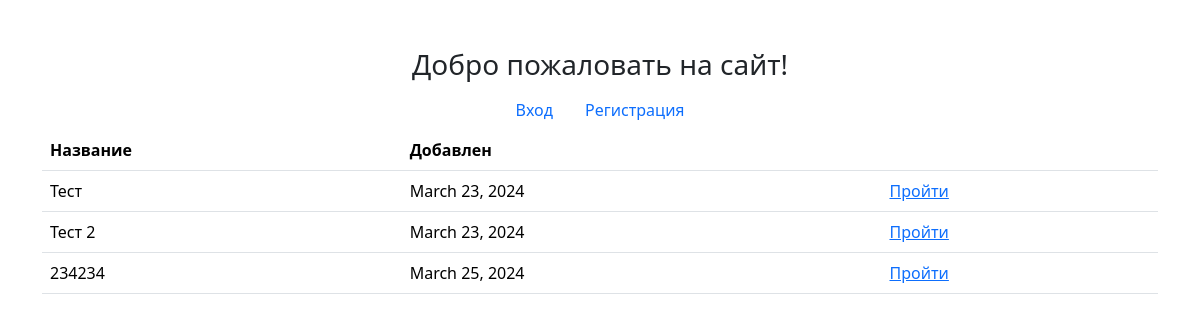
Before: / with the older database file.
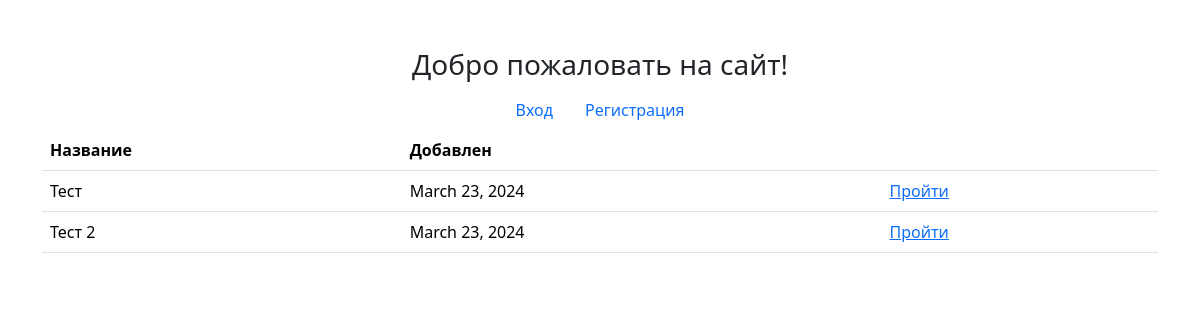
After: the same page with the newer database file.
### Web/models.py (models this page shows)
class Test(models.Model):
    user = models.ForeignKey(User, on_delete = models.CASCADE)
    title = models.CharField(max_length = 200)
    description = models.CharField(max_length = 2000)
    is_published = models.BooleanField(default = False)
    created_at = models.DateField()

### Web/views.py (the view)
# urls.py: path("", web.index),
def index(request):
    data = { "tests": Test.objects.filter(is_published = True),
             "is_auth": request.user.is_authenticated,
             "username": request.user.username  }
    return render(request, "index.html", context = data)

### Web/templates/index.html (shortened to what this page needs)
{% extends "base.html" %}
{% block content %}
    {% if is_auth %}
    <h3 class="text-center">Добро пожаловать на сайт, <b>{{ username }}</b>!</h3>
    <ul class="nav d-flex justify-content-center">
        <li class="nav-item">
            <a class="nav-link" href="/profile">Профиль</a>
        </li>
        <li class="nav-item">
            <a class="nav-link" href="/logout">Выйти</a>
        </li>
    </ul>
    {% else %}
    <h3 class="text-center">Добро пожаловать на сайт!</h3>
    <ul class="nav d-flex justify-content-center">
        <li class="nav-item">
            <a class="nav-link" href="/login">Вход</a>
        </li>
        <li class="nav-item">
            <a class="nav-link" href="/register">Регистрация</a>
        </li>
    </ul>
    {% endif %}
    {% if tests.count > 0 %}
    <table class="table">
        <thead>
            <th>Название</th>
            <th>Добавлен</th>
            <th></th>
        </thead>
        {% for test in tests %}
        <tr>
            <td>{{ test.title }}</td>
            <td>{{ test.created_at }}</td>
            <td><a href="about/{{test.id}}">Пройти</a></td>
        </tr>
        {% endfor %}
    </table>
    {% else %}
    <h5>Список пуст</h5>
    {% endif %}
{% endblock content %}

Changed rows visible on the page:
removed Test: title "234234", created_at "March 25, 2024"
